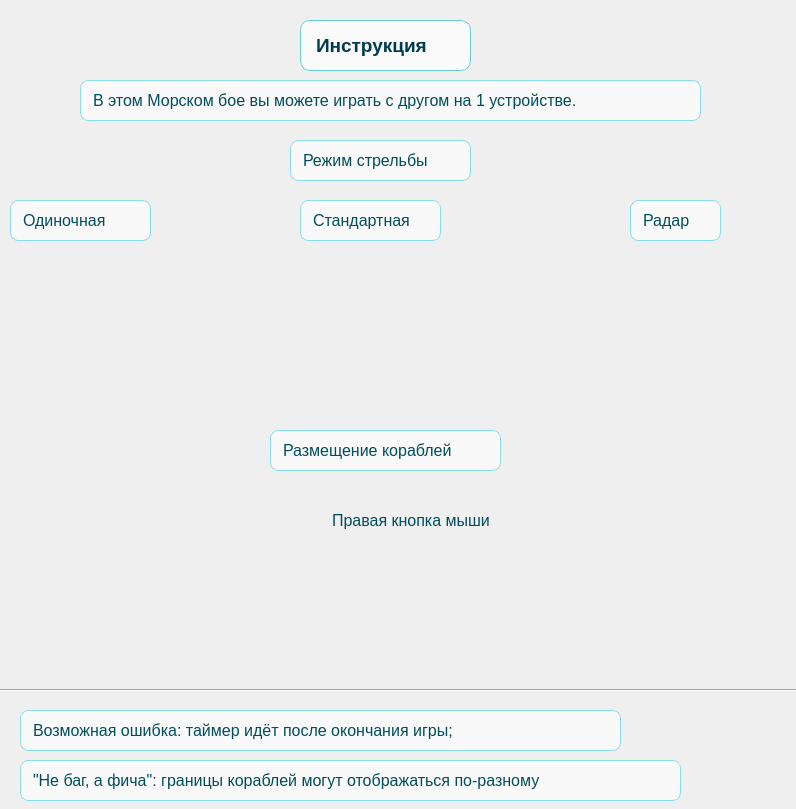
<?xml version="1.0" encoding="UTF-8"?>
<ui version="4.0">
 <class>Form</class>
 <widget class="QWidget" name="Form">
  <property name="geometry">
   <rect>
    <x>0</x>
    <y>0</y>
    <width>796</width>
    <height>809</height>
   </rect>
  </property>
  <property name="windowTitle">
   <string>Form</string>
  </property>
  <property name="styleSheet">
   <string notr="true">background: qlineargradient(
    x1: 0, y1: 0,
    x2: 1, y2: 1,
    stop: 0 #a0e9ff,
    stop: 1 #00bcd4
);
</string>
  </property>
  <widget class="QLabel" name="label">
   <property name="geometry">
    <rect>
     <x>300</x>
     <y>20</y>
     <width>171</width>
     <height>51</height>
    </rect>
   </property>
   <property name="styleSheet">
    <string notr="true">background-color: rgba(255, 255, 255, 180);
color: #003c4d; 
border: 1px solid #66cdda;
border-radius: 10px;
padding: 10px;
font-size: 14pt;
font-weight: bold;
font-family: &quot;Segoe UI&quot;, &quot;Arial&quot;, sans-serif;
line-height: 1.4em;</string>
   </property>
   <property name="text">
    <string>Инструкция</string>
   </property>
  </widget>
  <widget class="QLabel" name="label_2">
   <property name="geometry">
    <rect>
     <x>80</x>
     <y>80</y>
     <width>621</width>
     <height>41</height>
    </rect>
   </property>
   <property name="styleSheet">
    <string notr="true">background-color: rgba(255, 255, 255, 160);
color: #004d5c;
border: 1px solid #88ddea;
border-radius: 8px;
padding: 8px;
font-size: 12pt;
font-weight: normal;
font-family: &quot;Segoe UI&quot;, &quot;Arial&quot;, sans-serif;
</string>
   </property>
   <property name="text">
    <string>В этом Морском бое вы можете играть с другом на 1 устройстве.</string>
   </property>
  </widget>
  <widget class="QLabel" name="label_3">
   <property name="geometry">
    <rect>
     <x>270</x>
     <y>430</y>
     <width>231</width>
     <height>41</height>
    </rect>
   </property>
   <property name="styleSheet">
    <string notr="true">background-color: rgba(255, 255, 255, 160);
color: #004d5c;
border: 1px solid #88ddea;
border-radius: 8px;
padding: 8px;
font-size: 12pt;
font-weight: normal;
font-family: &quot;Segoe UI&quot;, &quot;Arial&quot;, sans-serif;
</string>
   </property>
   <property name="text">
    <string>Размещение кораблей</string>
   </property>
  </widget>
  <widget class="QLabel" name="label_4">
   <property name="geometry">
    <rect>
     <x>290</x>
     <y>140</y>
     <width>181</width>
     <height>41</height>
    </rect>
   </property>
   <property name="styleSheet">
    <string notr="true">background-color: rgba(255, 255, 255, 160);
color: #004d5c;
border: 1px solid #88ddea;
border-radius: 8px;
padding: 8px;
font-size: 12pt;
font-weight: normal;
font-family: &quot;Segoe UI&quot;, &quot;Arial&quot;, sans-serif;
</string>
   </property>
   <property name="text">
    <string>Режим стрельбы</string>
   </property>
  </widget>
  <widget class="QLabel" name="label_5">
   <property name="geometry">
    <rect>
     <x>10</x>
     <y>200</y>
     <width>141</width>
     <height>41</height>
    </rect>
   </property>
   <property name="styleSheet">
    <string notr="true">background-color: rgba(255, 255, 255, 160);
color: #004d5c;
border: 1px solid #88ddea;
border-radius: 8px;
padding: 8px;
font-size: 12pt;
font-weight: normal;
font-family: &quot;Segoe UI&quot;, &quot;Arial&quot;, sans-serif;
</string>
   </property>
   <property name="text">
    <string>Одиночная</string>
   </property>
  </widget>
  <widget class="QLabel" name="label_6">
   <property name="geometry">
    <rect>
     <x>300</x>
     <y>200</y>
     <width>141</width>
     <height>41</height>
    </rect>
   </property>
   <property name="styleSheet">
    <string notr="true">background-color: rgba(255, 255, 255, 160);
color: #004d5c;
border: 1px solid #88ddea;
border-radius: 8px;
padding: 8px;
font-size: 12pt;
font-weight: normal;
font-family: &quot;Segoe UI&quot;, &quot;Arial&quot;, sans-serif;
</string>
   </property>
   <property name="text">
    <string>Стандартная</string>
   </property>
  </widget>
  <widget class="QLabel" name="label_7">
   <property name="geometry">
    <rect>
     <x>630</x>
     <y>200</y>
     <width>91</width>
     <height>41</height>
    </rect>
   </property>
   <property name="styleSheet">
    <string notr="true">background-color: rgba(255, 255, 255, 160);
color: #004d5c;
border: 1px solid #88ddea;
border-radius: 8px;
padding: 8px;
font-size: 12pt;
font-weight: normal;
font-family: &quot;Segoe UI&quot;, &quot;Arial&quot;, sans-serif;
</string>
   </property>
   <property name="text">
    <string>Радар</string>
   </property>
  </widget>
  <widget class="QLabel" name="label_8">
   <property name="geometry">
    <rect>
     <x>10</x>
     <y>250</y>
     <width>161</width>
     <height>141</height>
    </rect>
   </property>
   <property name="styleSheet">
    <string notr="true">background-image: url(:/images/images/single.png);
background-repeat: no-repeat;
background-position: center;
background-color: transparent;
border: none;</string>
   </property>
   <property name="text">
    <string/>
   </property>
  </widget>
  <widget class="QLabel" name="label_9">
   <property name="geometry">
    <rect>
     <x>300</x>
     <y>250</y>
     <width>151</width>
     <height>141</height>
    </rect>
   </property>
   <property name="styleSheet">
    <string notr="true">background-image: url(:/images/images/standard.png);</string>
   </property>
   <property name="text">
    <string/>
   </property>
  </widget>
  <widget class="QLabel" name="label_10">
   <property name="geometry">
    <rect>
     <x>600</x>
     <y>250</y>
     <width>151</width>
     <height>141</height>
    </rect>
   </property>
   <property name="styleSheet">
    <string notr="true">background-image: url(:/images/images/radar.png);</string>
   </property>
   <property name="text">
    <string/>
   </property>
  </widget>
  <widget class="QLabel" name="label_11">
   <property name="geometry">
    <rect>
     <x>10</x>
     <y>480</y>
     <width>251</width>
     <height>141</height>
    </rect>
   </property>
   <property name="styleSheet">
    <string notr="true">background-image: url(:/images/images/horizontal.png);
background-repeat: no-repeat;
background-position: center;
background-color: transparent;
border: none;</string>
   </property>
   <property name="text">
    <string/>
   </property>
  </widget>
  <widget class="QLabel" name="label_12">
   <property name="geometry">
    <rect>
     <x>620</x>
     <y>450</y>
     <width>101</width>
     <height>201</height>
    </rect>
   </property>
   <property name="styleSheet">
    <string notr="true">background-image: url(:/images/images/vertical.png);
background-repeat: no-repeat;
background-position: center;
background-color: transparent;
border: none;</string>
   </property>
   <property name="text">
    <string/>
   </property>
  </widget>
  <widget class="QLabel" name="label_13">
   <property name="geometry">
    <rect>
     <x>380</x>
     <y>520</y>
     <width>101</width>
     <height>91</height>
    </rect>
   </property>
   <property name="styleSheet">
    <string notr="true">background-image: url(:/images/images/arrow_right.png);
background-repeat: no-repeat;
background-position: center;
background-color: transparent;
border: none;</string>
   </property>
   <property name="text">
    <string/>
   </property>
  </widget>
  <widget class="QLabel" name="label_14">
   <property name="geometry">
    <rect>
     <x>320</x>
     <y>500</y>
     <width>221</width>
     <height>41</height>
    </rect>
   </property>
   <property name="styleSheet">
    <string notr="true">background-color: transparent;
color: #004d5c;
border: none;
padding: 8px;
font-size: 12pt;
font-weight: normal;
font-family: &quot;Segoe UI&quot;, &quot;Arial&quot;, sans-serif;</string>
   </property>
   <property name="text">
    <string>Правая кнопка мыши</string>
   </property>
  </widget>
  <widget class="Line" name="line">
   <property name="geometry">
    <rect>
     <x>0</x>
     <y>680</y>
     <width>801</width>
     <height>21</height>
    </rect>
   </property>
   <property name="orientation">
    <enum>Qt::Horizontal</enum>
   </property>
  </widget>
  <widget class="QLabel" name="label_15">
   <property name="geometry">
    <rect>
     <x>20</x>
     <y>710</y>
     <width>601</width>
     <height>41</height>
    </rect>
   </property>
   <property name="styleSheet">
    <string notr="true">background-color: rgba(255, 255, 255, 160);
color: #004d5c;
border: 1px solid #88ddea;
border-radius: 8px;
padding: 8px;
font-size: 12pt;
font-weight: normal;
font-family: &quot;Segoe UI&quot;, &quot;Arial&quot;, sans-serif;
</string>
   </property>
   <property name="text">
    <string>Возможная ошибка: таймер идёт после окончания игры;</string>
   </property>
  </widget>
  <widget class="QLabel" name="label_16">
   <property name="geometry">
    <rect>
     <x>20</x>
     <y>760</y>
     <width>661</width>
     <height>41</height>
    </rect>
   </property>
   <property name="styleSheet">
    <string notr="true">background-color: rgba(255, 255, 255, 160);
color: #004d5c;
border: 1px solid #88ddea;
border-radius: 8px;
padding: 8px;
font-size: 12pt;
font-weight: normal;
font-family: &quot;Segoe UI&quot;, &quot;Arial&quot;, sans-serif;
</string>
   </property>
   <property name="text">
    <string>&quot;Не баг, а фича&quot;: границы кораблей могут отображаться по-разному</string>
   </property>
  </widget>
 </widget>
 <resources/>
 <connections/>
</ui>
